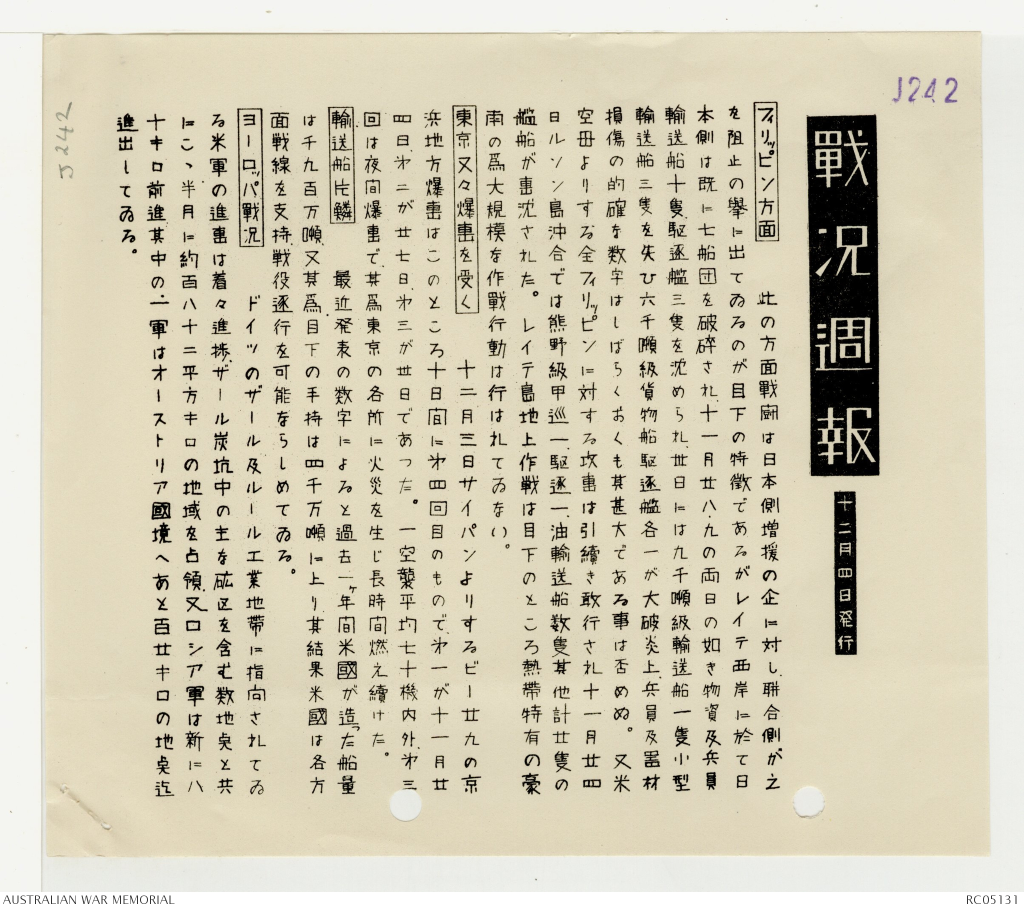
#> input picture 1.Image processing/3.jfif, 2048 x 1818 px (shown at 1/2 size)
$ python -i Label-Guided_Classification.py   (imports and definitions only)
#> lines starting #> are read from the running program, lines starting #| are printed output that depends on the picture
#> further down, picture is the input picture: shape (1818, 2048, 3); mean B, G, R 183.2, 204.6, 210.8
import os
import cv2
import numpy as np
import pandas as pd
from sklearn.linear_model import LogisticRegression
from sklearn.metrics import classification_report, accuracy_score
import seaborn as sns
import matplotlib.pyplot as plt
from sklearn.metrics import confusion_matrix

# ---------- Feature----------
def extract_features(image):
    gray = cv2.cvtColor(image, cv2.COLOR_BGR2GRAY) if image.ndim == 3 else image
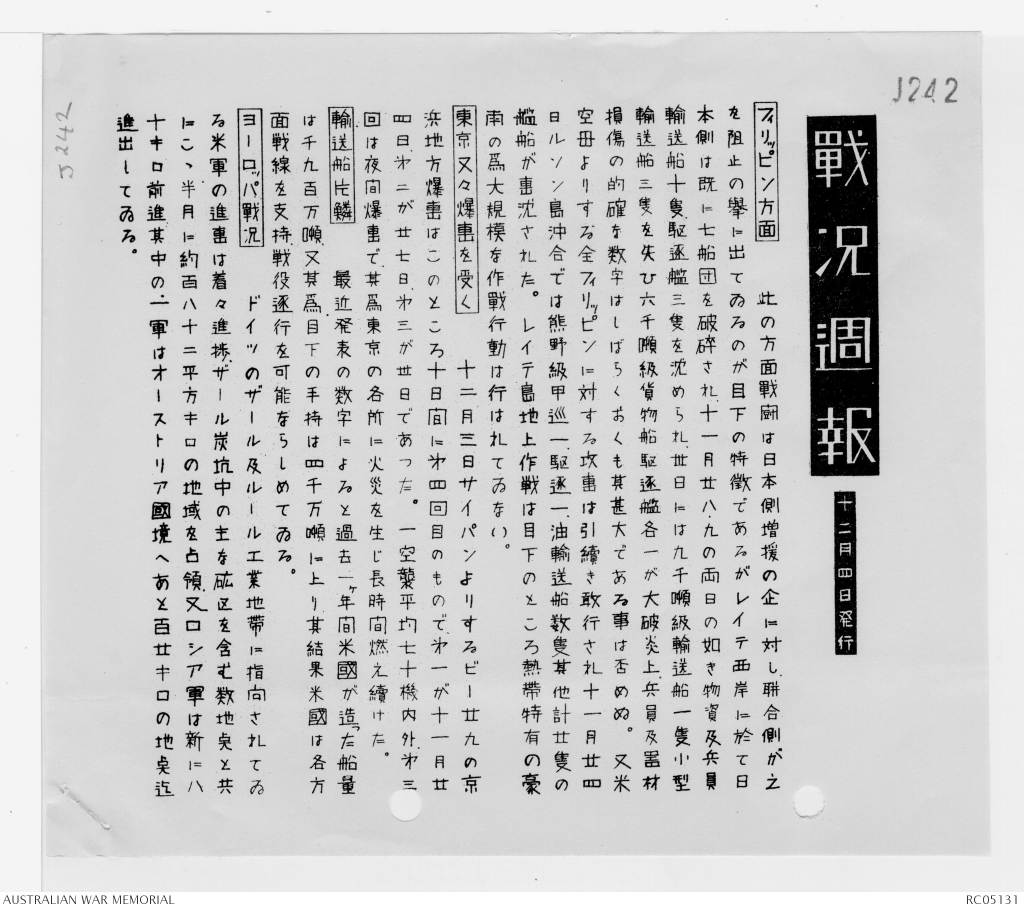
#> gray: shape (1818, 2048) (shown at 1/2 size); min 0, max 255, mean 204
    stroke_density = np.count_nonzero(gray) / gray.size
#> stroke_density = 0.99

    contours, _ = cv2.findContours(gray, cv2.RETR_EXTERNAL, cv2.CHAIN_APPROX_SIMPLE)
#> contours = [[[0, 0], [0, 1817], [2047, 1817], [2047, 0]]]
    contour_length = sum(cv2.arcLength(c, True) for c in contours)
#> contour_length = 7728

    gray_f = np.float32(gray)
    dst = cv2.cornerHarris(gray_f, 2, 3, 0.04)
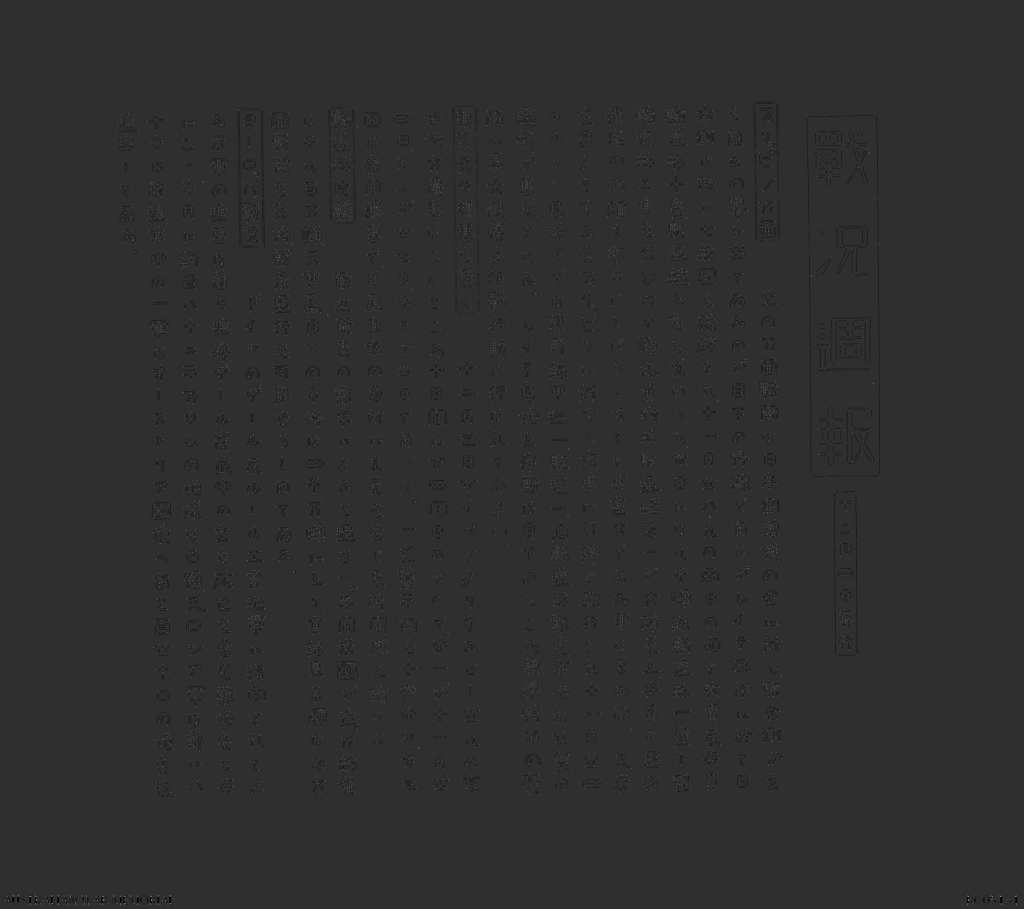
#> dst: shape (1818, 2048) float32 (shown at 1/2 size); min -69530408, max 302336832, mean -390895.5; drawn with min black and max white
    corner_count = np.sum(dst > 0.01 * dst.max())
#> corner_count = 70033

    return [stroke_density, contour_length, corner_count]

# ---------- load data ----------
def load_data(base_dir, label_file):
    df = pd.read_csv(label_file)
    features, labels = [], []
    for _, row in df.iterrows():
        path = os.path.join(base_dir, row["filepath"])
        if not os.path.exists(path): continue
        img = cv2.imread(path, cv2.IMREAD_GRAYSCALE)
        feat = extract_features(img)
        features.append(feat)
        labels.append(int(row["label"]))
    return np.array(features), np.array(labels)

# ---------- main ----------
# [19 lines not run here, left out]

# confusion matrix
# [1 line that did not run here, left out]
labels = ["Simple", "Complex"]


# [8 lines not run here, left out]

>>> import cv2
>>> picture = cv2.imread('../1.Image processing/3.jfif')
>>> result = extract_features(picture)
#> result = [0.99, 7728, 70033]

$ run again, on 1.Image processing/4.jfif
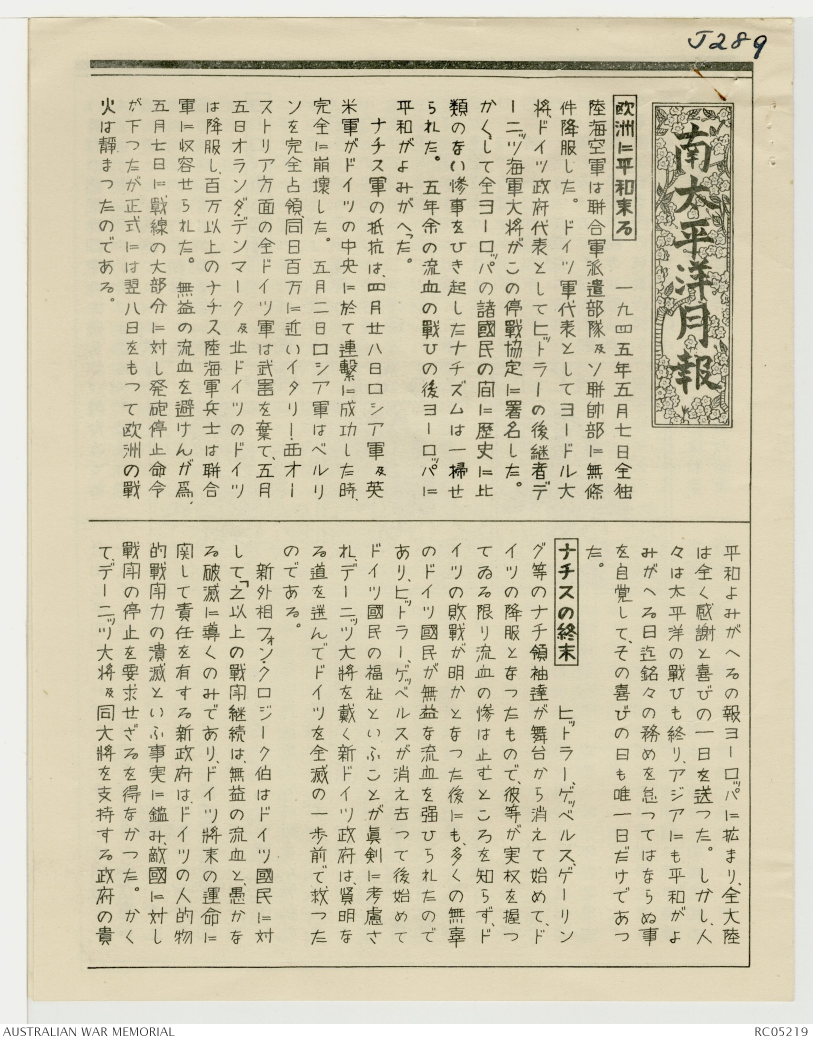
#> input picture 1.Image processing/4.jfif, 1625 x 2082 px (shown at 1/2 size)
#> picture is the input picture: shape (2082, 1625, 3); mean B, G, R 176.9, 202.2, 209.4
#> in extract_features, `gray = cv2.cvtColor(image, cv2.COLOR_BGR2GRAY) if image.ndim == 3 else..`:
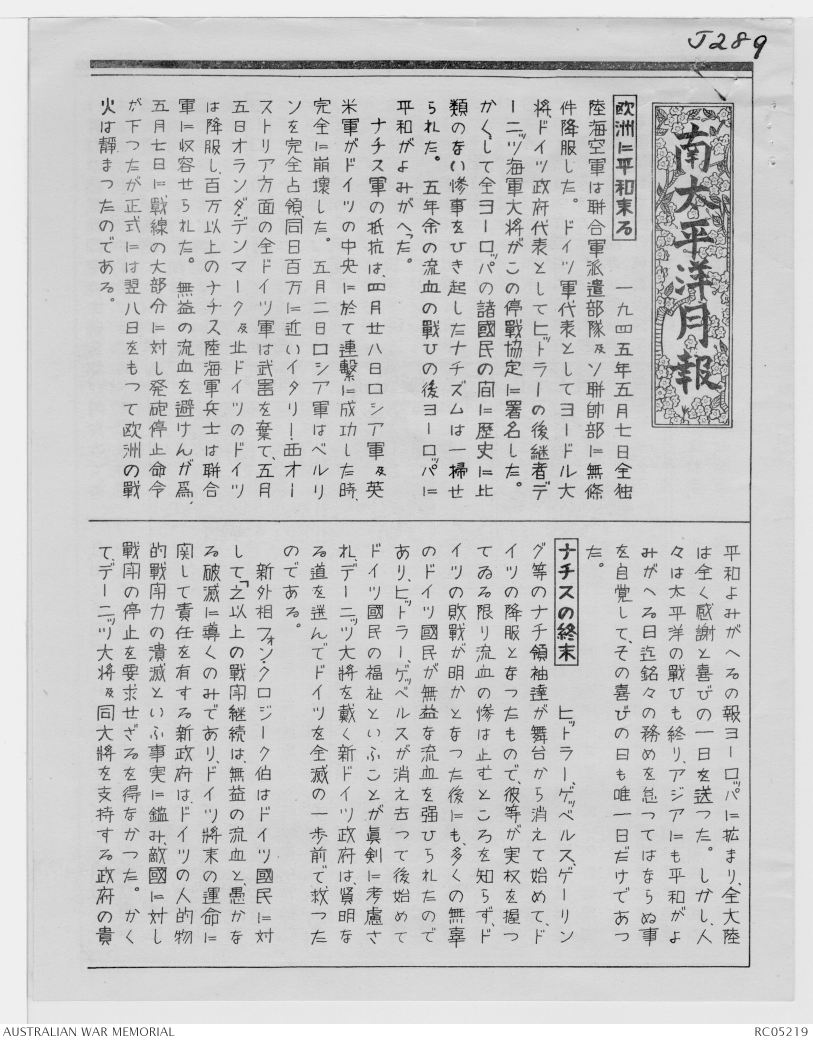
#> gray: shape (2082, 1625) (shown at 1/2 size); min 0, max 255, mean 201.4
#> stroke_density = 1
#> contours = [[[0, 0], [0, 2081], [1624, 2081], [1624, 0]]]
#> contour_length = 7410
#> corner_count = 54810
#> result = [1, 7410, 54810]

$ run again, on 1.Image processing/J249.jfif
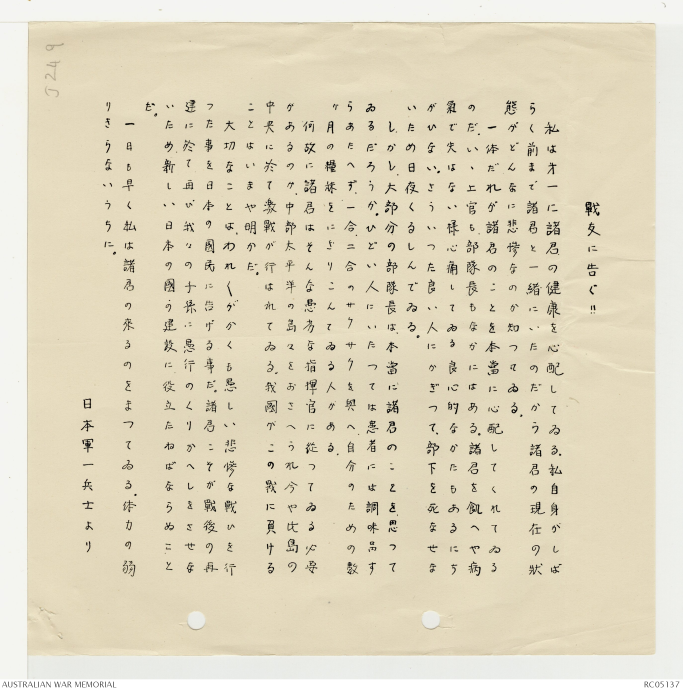
#> input picture 1.Image processing/J249.jfif, 2048 x 2072 px (shown at 1/3 size)
#> picture is the input picture: shape (2072, 2048, 3); mean B, G, R 192.5, 216.2, 224.8
#> in extract_features, `gray = cv2.cvtColor(image, cv2.COLOR_BGR2GRAY) if image.ndim == 3 else..`:
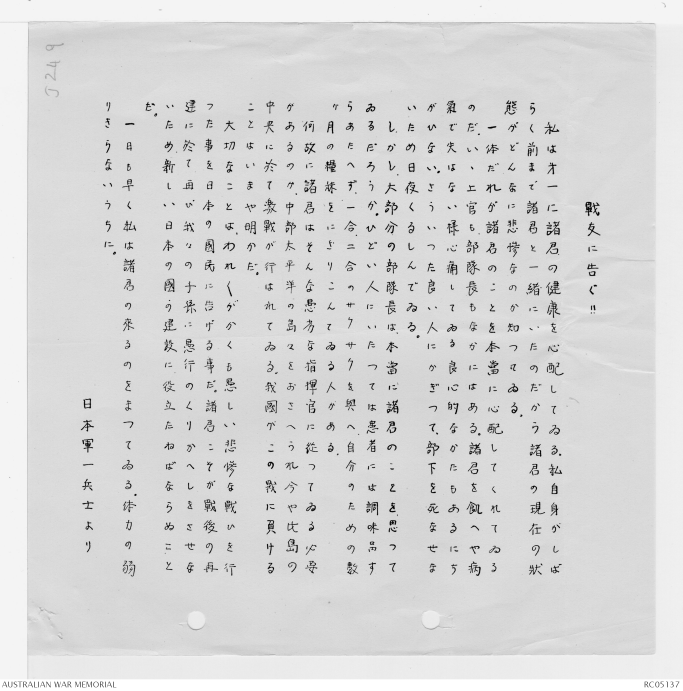
#> gray: shape (2072, 2048) (shown at 1/3 size); min 0, max 255, mean 216
#> stroke_density = 1
#> contours = [[[0, 0], [0, 2071], [2047, 2071], [2047, 0]]]
#> contour_length = 8236
#> corner_count = 43824
#> result = [1, 8236, 43824]
